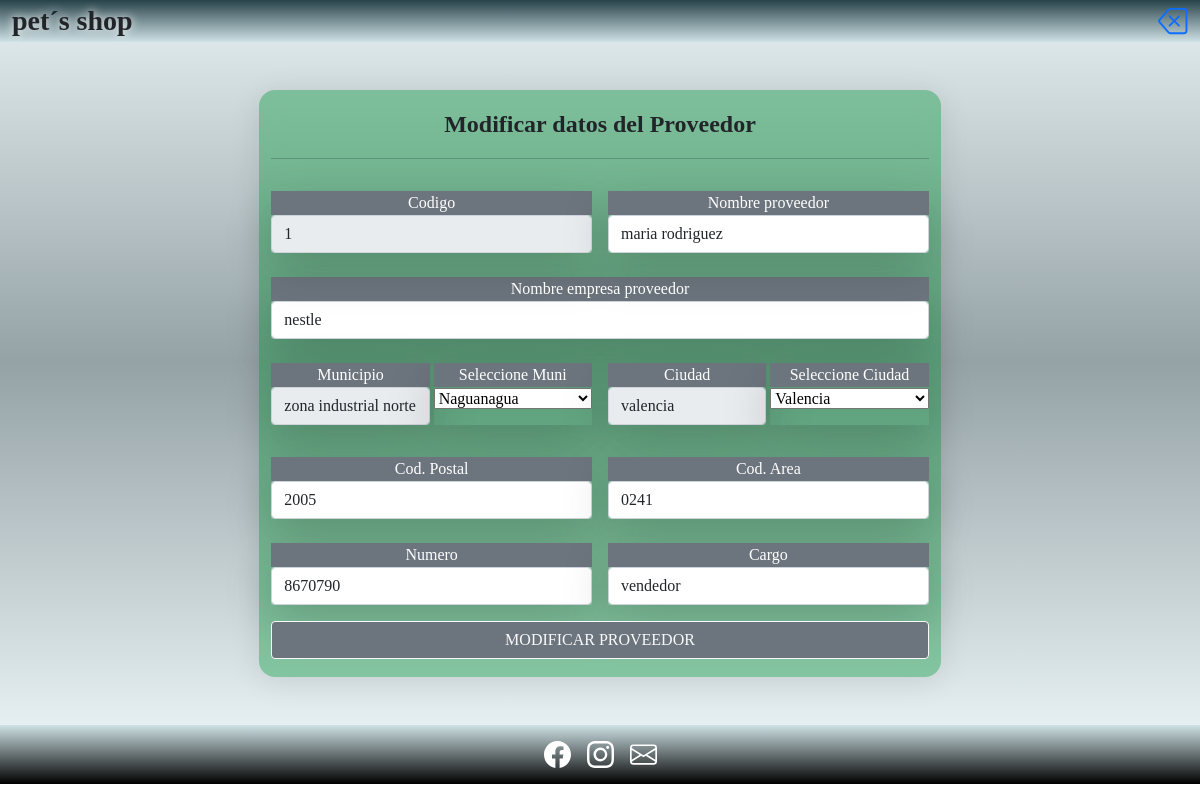
The app's page /cruds_proveedores/proveedor_modificado.php?id=1 (signed in) with its own data.
### tables this page shows
create table proveedor(
      codprove int,
    nomempprove varchar(50),
    ciudad varchar(25),
    municipio varchar(25),
    codpostal varchar(10),
    codarea varchar(4),
    numprove varchar(25),
    nomprove varchar(50),
    cargoprove varchar(50),
    PRIMARY KEY(codprove)
);

### cruds_proveedores/proveedor_modificado.php (the view, shortened to what this page needs)
<?php
require_once '../dbconnect.php';
$codigo = $_GET['id'];
$query = "SELECT * FROM proveedor WHERE codprove = '" . $codigo . "' ";
$result = mysqli_query($link, $query);
include '../header_footer/header_basico.php';
?>
<section class=" container_body_modificar_producto">
    <div class="row d-flex justify-content-center align-items-center mx-0 px-3 pb-5 container_form_modificar_producto">
        <?php
        while ($rowpro = mysqli_fetch_array($result)) {
        ?>
        <form class="col-12 col-sm-7 col-md-7 col-lg-7 col-xl-7  container_form_modificar_prod"
            action="proveedor_guardado.php" method="post">
            <div class=" text-center text-dark fs-4 fw-bold pt-3 ">Modificar datos del Proveedor</div>
            <hr>
            <div class="d-flex justify-content-between">
                <div class="mb-2 shadow-lg  mt-3 w-50 me-3">
                <div class="text-center bg-secondary text-white">Codigo</div>
                    <input readonly value="<?php echo $rowpro['codprove'] ?>" type="number" class="form-control"
                        name="codprove" id="codprove" aria-describedby="emailHelpId" placeholder="">
                </div>
                <div class="mb-2 shadow-lg  mt-3 w-50">
                <div class="text-center bg-secondary text-white">Nombre proveedor</div>
                    <input value="<?php echo $rowpro['nomprove'] ?>" type="text" class="form-control" name="nomprove"
                        id="nomprove" aria-describedby="emailHelpId" placeholder="Nombre Proveedor">
                </div>
            </div>
            <div class="mb-2 shadow-lg  mt-3 ">
            <div class="text-center bg-secondary text-white">Nombre empresa proveedor</div>
                <input value="<?php echo $rowpro['nomempprove'] ?>" type="text" class="form-control" name="nomempprove" id="nomempprove" placeholder="Nombre empresa proveedor">
            </div>
            <div class="d-flex mt-4 ">
                <div class="mb-3 shadow-lg w-25 ">
                    <div class="text-center bg-secondary text-white">Municipio</div>
                    <input readonly class="form-control" type="text" value="<?php echo $rowpro['municipio'] ?>" name=""
                        id="">
                </div>
                <div class="mb-3 shadow-lg w-25 ms-1">
                    <div class="text-center bg-secondary text-white">Seleccione Muni</div>
                    <select class="w-100 " name="combo_municipio" id="combo_municipio">
                        <option value="naguanagua">
                            Naguanagua
                        </option>
                    </select>
                </div>
                <div class="mb-3 shadow-lg w-25 ms-3">
                    <div class="text-center bg-secondary text-white">Ciudad</div>
                    <input readonly class="form-control" type="text" value="<?php echo $rowpro['ciudad']?>" name=""
                        id="">
                </div>
                <div class="mb-3 shadow-lg w-25 ms-1">
                    <div class="text-center bg-secondary text-white">Seleccione Ciudad</div>
                    <select class="w-100 " name="combo_ciudad" id="combo_ciudad">
                        <option value="Valencia">
                            Valencia
                        </option>
                    </select>
                </div>
            </div>
            <div class="d-flex justify-content-between">
                <div class="mb-2 shadow-lg  mt-3 w-50 me-3">
                <div class="text-center bg-secondary text-white">Cod. Postal</div>
                    <input value="<?php echo $rowpro['codpostal']?>" type="number" class="form-control" name="codpostal"
                        id="codpostal" aria-describedby="emailHelpId" placeholder="Cod. Postal">
                </div>
                <div class="mb-2 shadow-lg  mt-3 w-50 ">
                <div class="text-center bg-secondary text-white">Cod. Area</div>
                    <input value="<?php echo $rowpro['codarea'] ?>" type="number" class="form-control" name="codarea"
                        id="codarea" aria-describedby="emailHelpId" placeholder="Cod. Area">
                </div>
            </div>
            <div class="d-flex justify-content-between ">
                <div class="mb-2 shadow-lg  mt-3 w-50 me-3">
                <div class="text-center bg-secondary text-white">Numero</div>
                    <input value="<?php echo $rowpro['numprove'] ?>" type="number" class="form-control" name="numprove"
                        id="numprove" aria-describedby="emailHelpId" placeholder="Numero">
                </div>
                <div class="mb-2 shadow-lg  mt-3 w-50 ">
                <div class="text-center bg-secondary text-white">Cargo</div>
                    <input value="<?php echo $rowpro['cargoprove'] ?>" type="text" class="form-control"
                        name="cargoprove" id="cargoprove" aria-describedby="emailHelpId" placeholder="Cargo">
                </div>
            </div>
            <button name="btn_modificar_proveedor" id="btn_modificar_proveedor" type="submit"
                value="btn_modificar_proveedor" class="btn btn-outline-light btn-secondary  w-100 my-2">MODIFICAR
                PROVEEDOR
            </button>
        </form>
        <?php
        }
        ?>
    </div>
</section>
<?php
include '../header_footer/footer.php';
?>

### css/style5.css (style rules this page uses)
.container_body_modificar_producto { background: linear-gradient(to top, #cee1e585, #28434a7e, #cee1e585); }
.container_form_modificar_producto { padding-top: 90px; }
.container_form_modificar_prod { background: rgba(0, 150, 55, 0.397); border-radius: 16px; box-shadow: 0 4px 30px rgba(0, 0, 0, 0.1); backdrop-filter: blur(10.3px); -webkit-backdrop-filter: blur(10.3px); padding-bottom: 10px; }

### css_carrusel/style.css (style rules this page uses)
body { margin:0; padding:0; max-width:1920px; font-family: 'textaregular'; overflow-x:hidden; }

### records on screen
proveedor: codprove "1", nomprove "maria rodriguez", nomempprove "nestle", municipio "zona industrial norte", ciudad "valencia", codpostal "2005", codarea "0241", numprove "8670790", cargoprove "vendedor"
